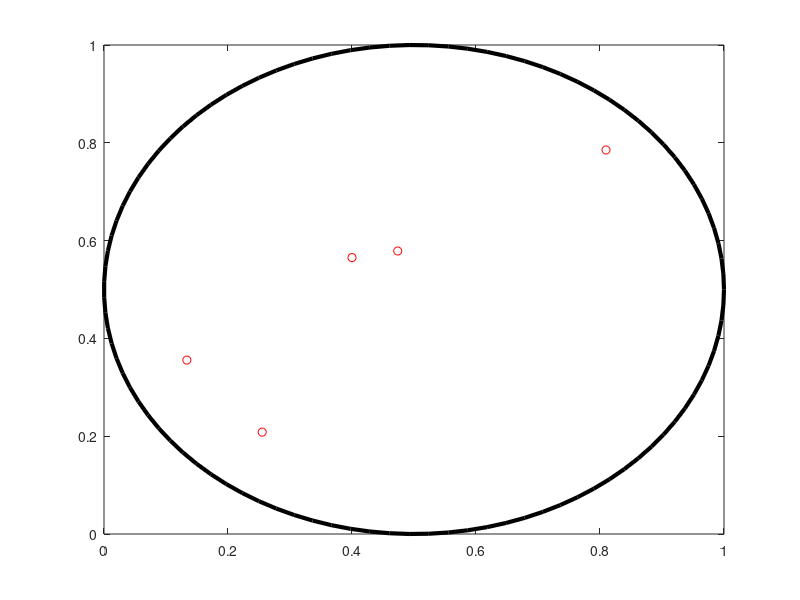

The MATLAB script that drew this image:
%Suppose you stand with your eyes blindfolded and thraw pebbles in a square region drawn in the sand
%inside the square lies a circle with center at the center of the square and radius 1/2
%suppose that you thraw M pebbles towards the square and when you are finished you unfold your eyes
%you count all the pebbles that lie inside the square let us say N and the pebbles that lie inside the circle
%let us say O. An approximation of π=3.14159... can be given by the formula (O/N)*4
%Let the player choose how many pebbles he will throw
number_of_pebbles  = input('Enter the number of pebbles to thrown: ');
%we assume that the above input are the pebbles N of the first paragraph
x = rand(1,number_of_pebbles);y = rand(1,number_of_pebbles);
%let us make a graph
figure;
plot(x,y,'ko','Color','Red');
%plot the circle
hold on;
t=linspace(0,2*pi);
plot(1/2*cos(t)+1/2,1/2*sin(t)+1/2,'LineWidth',3,'Color','Black');
%assign to a variable the distances of the pebbles from the center of the circle 
distances = sqrt((x-1/2).^2 + (y-1/2).^2);
%find the number of the pebbles which lie inside the circle
nopitc = sum ( distances < 1/2);
%apply the formula
pi_app = (nopitc/number_of_pebbles)*4;
%absolute error
abs_error = abs(pi - pi_app);
%print the results
display(sprintf('The number of pebbles thrown in the square is %2d.\nThe number of pebbles found inside the circle divided by the total number of pebbles is: %2f\nThe absolute approximation error is: %2f\nThe pi as we computed it from this process: %2f',number_of_pebbles,nopitc/number_of_pebbles,abs_error,pi_app))
